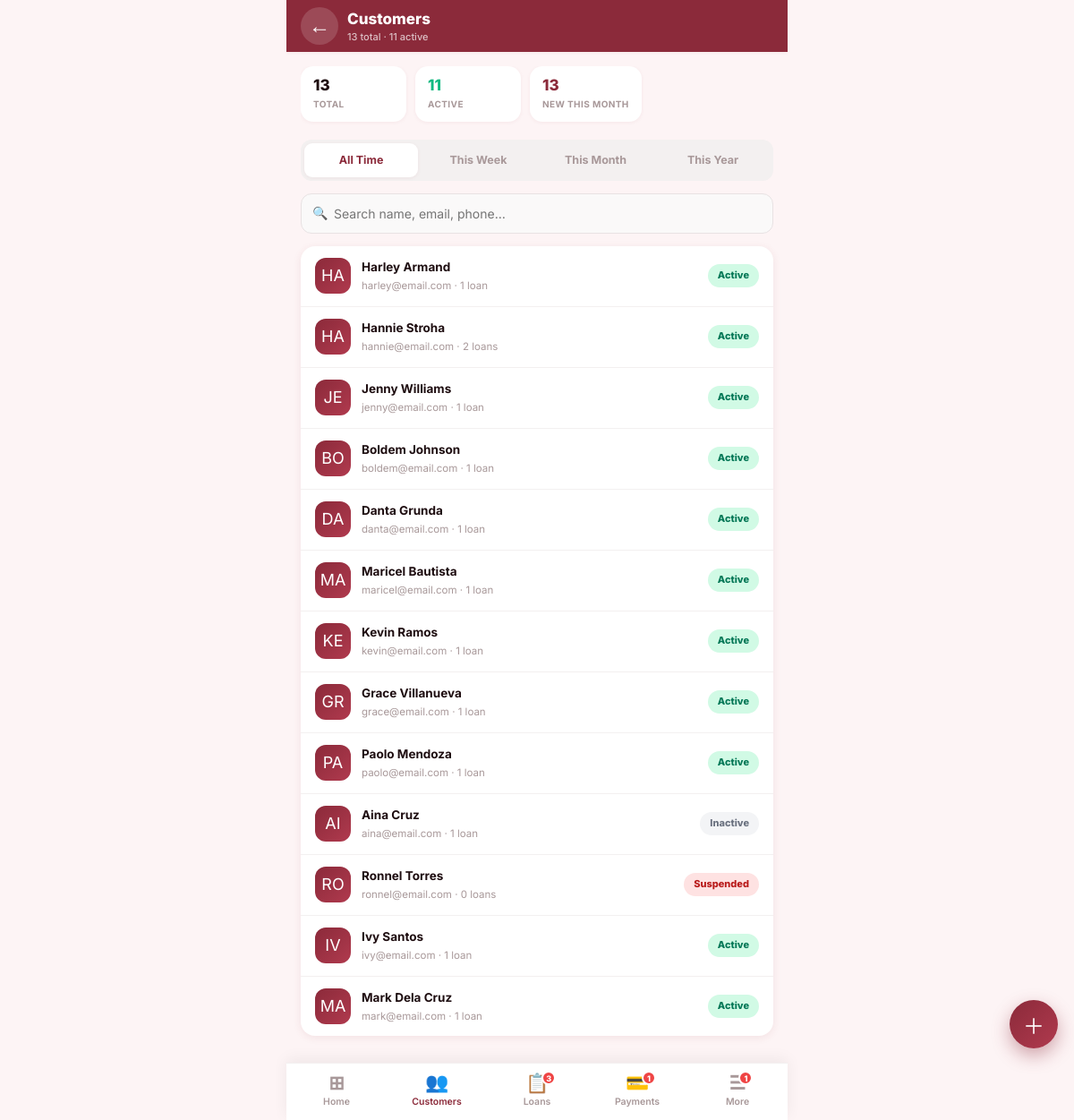
Screenshot of /admin_customers.php (signed in) with the database file from the repository.
### tables this page shows
CREATE TABLE IF NOT EXISTS users (
    id INT AUTO_INCREMENT PRIMARY KEY,
    full_name VARCHAR(100) NOT NULL,
    email VARCHAR(100) UNIQUE NOT NULL,
    phone VARCHAR(20),
    password VARCHAR(255) NOT NULL,
    role ENUM('admin','customer') DEFAULT 'customer',
    status ENUM('active','inactive','suspended') DEFAULT 'active',
    avatar VARCHAR(255),
    address TEXT,
    reset_token VARCHAR(64) NULL,
    reset_token_expires DATETIME NULL,
    deleted_at DATETIME NULL DEFAULT NULL,  
    created_at TIMESTAMP DEFAULT CURRENT_TIMESTAMP,
    updated_at TIMESTAMP DEFAULT CURRENT_TIMESTAMP ON UPDATE CURRENT_TIMESTAMP
);

### admin_customers.php (the view, shortened to what this page needs)
<?php
require_once 'config.php';
$search        = trim($_GET['q'] ?? '');
$filter_period = $_GET['period'] ?? 'all';
$sql = "SELECT u.*,
    (SELECT COUNT(*) FROM loan_applications la WHERE la.customer_id=u.id) AS loan_count,
    (SELECT SUM(p.amount) FROM payments p JOIN loans l ON p.loan_id=l.id WHERE l.customer_id=u.id AND p.status='confirmed') AS total_paid
    FROM users u WHERE u.role='customer' AND u.deleted_at IS NULL";
$sql .= " ORDER BY u.created_at DESC";
$customers  = $conn->query($sql);
$totalCount = $customers->num_rows;
$activeCount = (int)$conn->query("SELECT COUNT(*) c FROM users WHERE role='customer' AND deleted_at IS NULL AND status='active'")->fetch_assoc()['c'] ?? 0;
$newThisMonth = (int)$conn->query("SELECT COUNT(*) c FROM users WHERE role='customer' AND deleted_at IS NULL AND MONTH(created_at)=MONTH(CURDATE()) AND YEAR(created_at)=YEAR(CURDATE())")->fetch_assoc()['c'] ?? 0;
?>
<!DOCTYPE html>
<html lang="en">
<head>
  <link rel="stylesheet" href="shared.css"/>
  <link rel="stylesheet" href="mobile-app.css"/>
</head>
<body class="app-shell">
  <header class="app-bar maroon">
    <a href="admin_dashboard.php" class="app-bar-back">←</a>
    <div style="flex:1;min-width:0;">
      <div class="app-bar-title">Customers</div>
      <div class="app-bar-sub"><?= $totalCount ?> total · <?= $activeCount ?> active</div>
    </div>
  </header>
  <main class="app-screen">
    <div class="stat-chip-row">
      <div class="stat-chip"><div class="stat-chip-val"><?= $totalCount ?></div><div class="stat-chip-label">Total</div></div>
      <div class="stat-chip"><div class="stat-chip-val" style="color:#10b981;"><?= $activeCount ?></div><div class="stat-chip-label">Active</div></div>
      <div class="stat-chip"><div class="stat-chip-val" style="color:var(--maroon);"><?= $newThisMonth ?></div><div class="stat-chip-label">New This Month</div></div>
    </div>
    <div class="seg-tabs">
      <a href="?period=all<?= $search?'&q='.urlencode($search):'' ?>"   class="seg-tab <?= $filter_period==='all'?'active':'' ?>">All Time</a>
      <a href="?period=week<?= $search?'&q='.urlencode($search):'' ?>"  class="seg-tab <?= $filter_period==='week'?'active':'' ?>">This Week</a>
      <a href="?period=month<?= $search?'&q='.urlencode($search):'' ?>" class="seg-tab <?= $filter_period==='month'?'active':'' ?>">This Month</a>
      <a href="?period=year<?= $search?'&q='.urlencode($search):'' ?>"  class="seg-tab <?= $filter_period==='year'?'active':'' ?>">This Year</a>
    </div>
    <form method="GET" style="display:flex;gap:8px;margin-bottom:14px;margin-top:10px;">
      <div style="position:relative;flex:1;">
        <span style="position:absolute;left:13px;top:50%;transform:translateY(-50%);font-size:14px;color:var(--gray-400);">🔍</span>
        <input type="text" name="q" value="<?= htmlspecialchars($search) ?>" placeholder="Search name, email, phone…"
               class="app-input" style="padding-left:36px;"/>
      </div>
    </form>
    <div class="app-card-flat">
      <?php if ($customers->num_rows === 0): ?>
        <div class="app-empty">
          <div class="app-empty-icon">👥</div>
          <div class="app-empty-title"><?= $search ? 'No matches found' : 'No customers yet' ?></div>
          <div class="app-empty-sub"><?= $search ? 'Try a different search term.' : 'Tap the + button to add your first customer.' ?></div>
        </div>
      <?php else: while($row = $customers->fetch_assoc()): ?>
        <a href="javascript:void(0)" class="app-list-item" onclick='viewCustomer(<?= json_encode($row, JSON_HEX_APOS|JSON_HEX_QUOT) ?>)'>
          <div class="app-list-icon" style="background:linear-gradient(135deg,var(--maroon),var(--maroon-light));color:white;">
            <?= strtoupper(substr($row['full_name'],0,2)) ?>
          </div>
          <div class="app-list-body">
            <div class="app-list-title"><?= htmlspecialchars($row['full_name']) ?></div>
            <div class="app-list-sub"><?= htmlspecialchars($row['email']) ?> · <?= $row['loan_count'] ?> loan<?= $row['loan_count']!=1?'s':'' ?></div>
          </div>
          <div class="app-list-end">
            <span class="pill <?= $row['status'] ?>"><?= ucfirst($row['status']) ?></span>
          </div>
        </a>
      <?php endwhile; endif; ?>
    </div>
  </main>
  <button class="app-fab" onclick="openSheet('addSheet')">＋</button>
  <?php include 'admin_tabbar.php'; ?>
</body>
</html>

### shared.css (style rules this page uses)
:root { --maroon: #8B2A3A; --maroon-dark: #6e1f2d; --maroon-deep: #4a1020; --maroon-light: #b03a4e; --maroon-pale: #fdf0f2; --maroon-muted: #f0c8ce; --maroon-soft: #e8aab4; --sidebar-bg: #2c0f18; --sidebar-hover: #3d1520; --bg-page: #fdf4f5; --bg-card: #ffffff; --bg-input: #ffffff; --white: #ffffff; --gray-50: #faf9f9; --gray-100: #f3f0f0; --gray-200: #e8e2e3; --gray-300: #d5ccce; --gray-400: #a89899; --gray-600: #6b5c5f; --text-dark: #1e0d10; --text-medium: #4a3538; --text-light: #7a6365; --shadow-xs: 0 1px 4px rgba(139,42,58,.06); --shadow-sm: 0 2px 10px rgba(139,42,58,.09); --shadow-md: 0 4px 22px rgba(139,42,58,.13); --shadow-lg: 0 8px 40px rgba(139,42,58,.17); --shadow-xl: 0 16px 60px rgba(139,42,58,.22); --radius-xs: 4px; --radius-sm: 8px; --radius-md: 14px; --radius-lg: 20px; --radius-full: 100px; --status-active: #10b981; --status-pending: #f59e0b; --status-rejected: #ef4444; --status-verified: #3b82f6; --status-completed: #8b5cf6; --sidebar-width: 250px; --header-height: 60px; --bottom-nav-height: 62px; }
*, *::before, *::after { margin:0; padding:0; box-sizing:border-box; }
html { scroll-behavior:smooth; }
body { font-family:'Inter',Arial,sans-serif; background:var(--bg-page); color:var(--text-dark); font-size:14px; line-height:1.6; -webkit-font-smoothing:antialiased; }
a { text-decoration:none; color:inherit; }
input,button,select,textarea { font-family:'Inter',Arial,sans-serif; }

### rows the page displays
users: full_name "HA", full_name "Harley Armand", email "harley@email.com", loan_count "1", status "Active"
users: full_name "HA", full_name "Hannie Stroha", email "hannie@email.com", loan_count "2", shows "s", status "Active"
users: full_name "JE", full_name "Jenny Williams", email "jenny@email.com", loan_count "1", status "Active"
users: full_name "BO", full_name "Boldem Johnson", email "boldem@email.com", loan_count "1", status "Active"
users: full_name "DA", full_name "Danta Grunda", email "danta@email.com", loan_count "1", status "Active"
users: full_name "MA", full_name "Maricel Bautista", email "maricel@email.com", loan_count "1", status "Active"
users: full_name "KE", full_name "Kevin Ramos", email "kevin@email.com", loan_count "1", status "Active"
users: full_name "GR", full_name "Grace Villanueva", email "grace@email.com", loan_count "1", status "Active"
users: full_name "PA", full_name "Paolo Mendoza", email "paolo@email.com", loan_count "1", status "Active"
users: full_name "AI", full_name "Aina Cruz", email "aina@email.com", loan_count "1", status "Inactive"
users: full_name "RO", full_name "Ronnel Torres", email "ronnel@email.com", loan_count "0", status "Suspended"
users: full_name "IV", full_name "Ivy Santos", email "ivy@email.com", loan_count "1", status "Active"
users: full_name "MA", full_name "Mark Dela Cruz", email "mark@email.com", loan_count "1", status "Active"

### other values shown
$totalCount "13"
$activeCount "11"
$newThisMonth "13"
min($_tb_new_apps,9) "3"
min($_tb_pend_pays,9) "1"
min($_tb_more_badge,9) "1"
